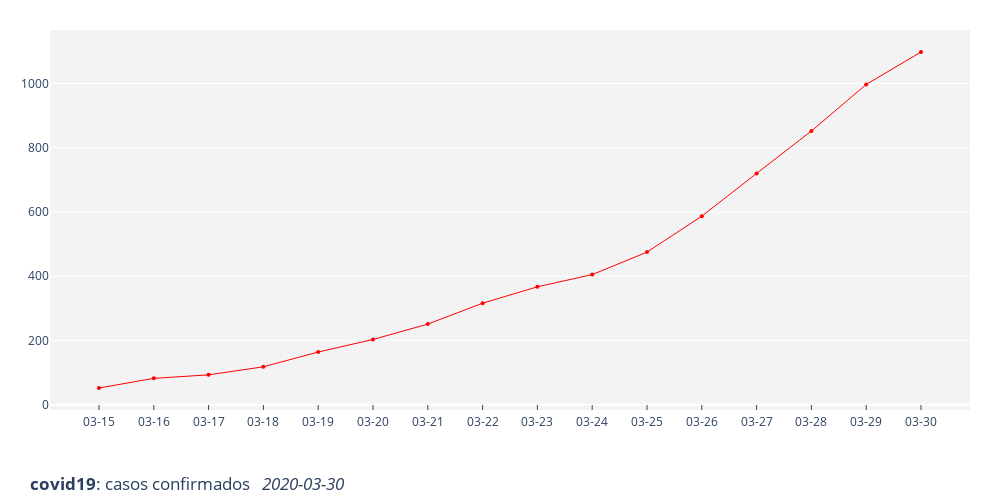

The cell this chart's notebook holds for it:
### Code cell
fig.data[0].update(mode='markers+lines')
fig

### Figure 1 — Plotly figure (JSON) as saved in the notebook; plotly's stock layout.template omitted (floating-point values rounded to 4 significant figures)
{"data": [{"line": {"width": 1}, "marker": {"color": "rgb(255, 0, 0)", "size": 4}, "mode": "markers+lines", "type": "scatter", "x": ["2020-03-15T00:00:00", "2020-03-16T00:00:00", "2020-03-17T00:00:00", "2020-03-18T00:00:00", "2020-03-19T00:00:00", "2020-03-20T00:00:00", "2020-03-21T00:00:00", "2020-03-22T00:00:00", "2020-03-23T00:00:00", "2020-03-24T00:00:00", "2020-03-25T00:00:00", "2020-03-26T00:00:00", "2020-03-27T00:00:00", "2020-03-28T00:00:00", "2020-03-29T00:00:00", "2020-03-30T00:00:00"], "y": [52, 82, 93, 118, 164, 203, 251, 316, 367, 405, 475, 587, 720, 852, 997, 1098]}], "layout": {"autosize": false, "height": 500, "margin": {"b": 90, "l": 50, "r": 30, "t": 30}, "plot_bgcolor": "rgb(243, 243, 243)", "title": {"text": "<b>covid19</b>: casos confirmados   <i>2020-03-30</i>", "x": 0.03, "y": 0.02}, "width": 1000, "xaxis": {"autorange": true, "dtick": "2000-01-01", "linewidth": 2, "range": ["2020-03-14 02:32:24.5255", "2020-03-30 21:27:35.4745"], "showgrid": false, "showline": true, "tickformat": "%m-%d", "ticklen": 5, "ticks": "inside", "type": "date"}, "yaxis": {"autorange": true, "range": [-16.49, 1166.0], "type": "linear"}}}
